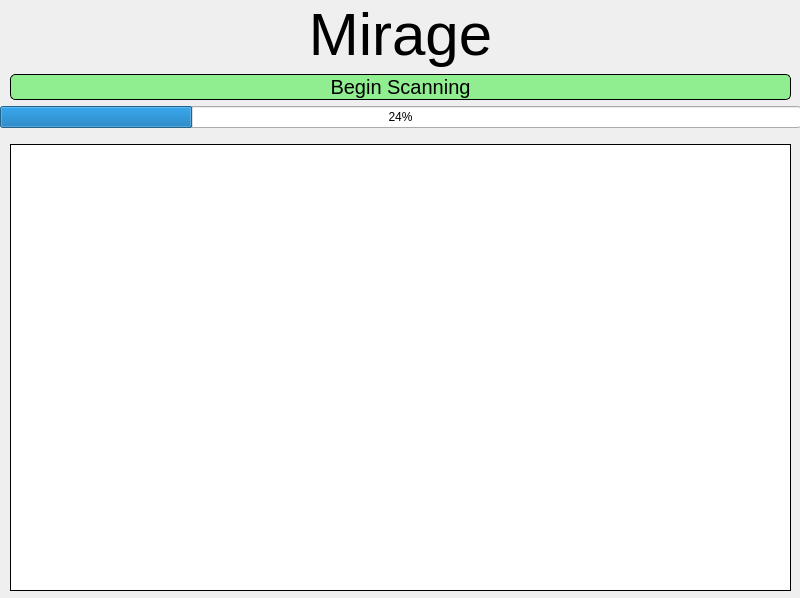
<?xml version="1.0" encoding="UTF-8"?>
<ui version="4.0">
 <class>MainWindow</class>
 <widget class="QMainWindow" name="MainWindow">
  <property name="geometry">
   <rect>
    <x>0</x>
    <y>0</y>
    <width>800</width>
    <height>598</height>
   </rect>
  </property>
  <property name="windowTitle">
   <string>Mirage</string>
  </property>
  <widget class="QWidget" name="centralwidget">
   <widget class="QWidget" name="verticalLayoutWidget">
    <property name="geometry">
     <rect>
      <x>0</x>
      <y>0</y>
      <width>801</width>
      <height>601</height>
     </rect>
    </property>
    <layout class="QVBoxLayout" name="verticalLayout">
     <item>
      <widget class="QLabel" name="Title">
       <property name="enabled">
        <bool>true</bool>
       </property>
       <property name="sizePolicy">
        <sizepolicy hsizetype="Preferred" vsizetype="Fixed">
         <horstretch>10</horstretch>
         <verstretch>0</verstretch>
        </sizepolicy>
       </property>
       <property name="font">
        <font>
         <family>Arial</family>
         <pointsize>45</pointsize>
         <underline>false</underline>
        </font>
       </property>
       <property name="layoutDirection">
        <enum>Qt::LeftToRight</enum>
       </property>
       <property name="styleSheet">
        <string notr="true"/>
       </property>
       <property name="text">
        <string>Mirage</string>
       </property>
       <property name="alignment">
        <set>Qt::AlignCenter</set>
       </property>
       <property name="margin">
        <number>0</number>
       </property>
      </widget>
     </item>
     <item>
      <widget class="QPushButton" name="ScanButton">
       <property name="sizePolicy">
        <sizepolicy hsizetype="Minimum" vsizetype="Fixed">
         <horstretch>0</horstretch>
         <verstretch>0</verstretch>
        </sizepolicy>
       </property>
       <property name="font">
        <font>
         <family>Arial</family>
         <pointsize>15</pointsize>
        </font>
       </property>
       <property name="cursor">
        <cursorShape>PointingHandCursor</cursorShape>
       </property>
       <property name="styleSheet">
        <string notr="true">Background: lightgreen;Border: 1px solid black; Border-radius: 5px; Margin-left: 10px; Margin-right: 10px;</string>
       </property>
       <property name="text">
        <string>Begin Scanning</string>
       </property>
       <property name="default">
        <bool>false</bool>
       </property>
       <property name="flat">
        <bool>false</bool>
       </property>
      </widget>
     </item>
     <item>
      <widget class="QProgressBar" name="progressBar">
       <property name="font">
        <font>
         <family>Arial</family>
        </font>
       </property>
       <property name="value">
        <number>24</number>
       </property>
      </widget>
     </item>
     <item>
      <widget class="QLabel" name="LogOutput">
       <property name="font">
        <font>
         <family>Arial</family>
        </font>
       </property>
       <property name="styleSheet">
        <string notr="true">Background: white;Border: 1px solid black;Margin: 10px</string>
       </property>
       <property name="text">
        <string/>
       </property>
       <property name="alignment">
        <set>Qt::AlignLeading|Qt::AlignLeft|Qt::AlignTop</set>
       </property>
      </widget>
     </item>
    </layout>
   </widget>
  </widget>
 </widget>
 <resources/>
 <connections/>
</ui>
